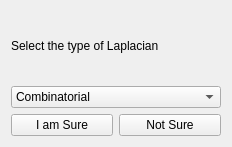
<?xml version="1.0" encoding="UTF-8"?>
<ui version="4.0">
 <class>LaplacianKind</class>
 <widget class="QWidget" name="LaplacianKind">
  <property name="windowModality">
   <enum>Qt::ApplicationModal</enum>
  </property>
  <property name="geometry">
   <rect>
    <x>0</x>
    <y>0</y>
    <width>232</width>
    <height>147</height>
   </rect>
  </property>
  <property name="sizePolicy">
   <sizepolicy hsizetype="Fixed" vsizetype="Fixed">
    <horstretch>0</horstretch>
    <verstretch>0</verstretch>
   </sizepolicy>
  </property>
  <property name="focusPolicy">
   <enum>Qt::ClickFocus</enum>
  </property>
  <property name="windowTitle">
   <string>Select Laplacian type</string>
  </property>
  <layout class="QGridLayout" name="gridLayout">
   <item row="0" column="0">
    <layout class="QVBoxLayout" name="verticalLayout">
     <item>
      <widget class="QLabel" name="label">
       <property name="text">
        <string>Select the type of Laplacian</string>
       </property>
      </widget>
     </item>
     <item>
      <widget class="QComboBox" name="comboBox">
       <property name="editable">
        <bool>false</bool>
       </property>
       <item>
        <property name="text">
         <string>Combinatorial</string>
        </property>
       </item>
       <item>
        <property name="text">
         <string>Distance</string>
        </property>
       </item>
       <item>
        <property name="text">
         <string>Harmonic</string>
        </property>
       </item>
      </widget>
     </item>
     <item>
      <layout class="QHBoxLayout" name="horizontalLayout">
       <item>
        <widget class="QPushButton" name="pushButton_2">
         <property name="text">
          <string>I am Sure</string>
         </property>
        </widget>
       </item>
       <item>
        <widget class="QPushButton" name="pushButton">
         <property name="text">
          <string>Not Sure</string>
         </property>
        </widget>
       </item>
      </layout>
     </item>
    </layout>
   </item>
  </layout>
 </widget>
 <resources/>
 <connections/>
</ui>
